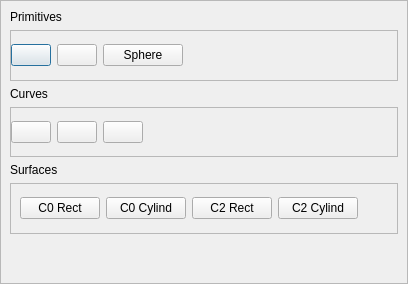
<?xml version="1.0" encoding="UTF-8"?>
<ui version="4.0">
 <class>ObjectsDialog</class>
 <widget class="QDialog" name="ObjectsDialog">
  <property name="geometry">
   <rect>
    <x>0</x>
    <y>0</y>
    <width>408</width>
    <height>284</height>
   </rect>
  </property>
  <property name="windowTitle">
   <string>Objects</string>
  </property>
  <property name="styleSheet">
   <string notr="true"/>
  </property>
  <layout class="QVBoxLayout" name="verticalLayout">
   <property name="leftMargin">
    <number>0</number>
   </property>
   <property name="topMargin">
    <number>0</number>
   </property>
   <property name="rightMargin">
    <number>0</number>
   </property>
   <property name="bottomMargin">
    <number>0</number>
   </property>
   <item>
    <widget class="QScrollArea" name="scrollArea">
     <property name="widgetResizable">
      <bool>true</bool>
     </property>
     <widget class="QWidget" name="scrollAreaWidgetContents">
      <property name="geometry">
       <rect>
        <x>0</x>
        <y>0</y>
        <width>406</width>
        <height>282</height>
       </rect>
      </property>
      <layout class="QVBoxLayout" name="verticalLayout_2">
       <item>
        <widget class="QLabel" name="label">
         <property name="sizePolicy">
          <sizepolicy hsizetype="Preferred" vsizetype="Preferred">
           <horstretch>0</horstretch>
           <verstretch>0</verstretch>
          </sizepolicy>
         </property>
         <property name="maximumSize">
          <size>
           <width>16777215</width>
           <height>25</height>
          </size>
         </property>
         <property name="text">
          <string>Primitives</string>
         </property>
         <property name="buddy">
          <cstring>label</cstring>
         </property>
        </widget>
       </item>
       <item>
        <widget class="QFrame" name="frame">
         <property name="sizePolicy">
          <sizepolicy hsizetype="Preferred" vsizetype="Maximum">
           <horstretch>5</horstretch>
           <verstretch>5</verstretch>
          </sizepolicy>
         </property>
         <property name="maximumSize">
          <size>
           <width>16777215</width>
           <height>80</height>
          </size>
         </property>
         <property name="frameShape">
          <enum>QFrame::StyledPanel</enum>
         </property>
         <property name="frameShadow">
          <enum>QFrame::Raised</enum>
         </property>
         <layout class="QHBoxLayout" name="horizontalLayout">
          <property name="leftMargin">
           <number>0</number>
          </property>
          <property name="topMargin">
           <number>0</number>
          </property>
          <property name="rightMargin">
           <number>0</number>
          </property>
          <property name="bottomMargin">
           <number>0</number>
          </property>
          <item>
           <widget class="QPushButton" name="pointButton">
            <property name="toolTip">
             <string>Point</string>
            </property>
            <property name="text">
             <string/>
            </property>
            <property name="icon">
             <iconset>
              <normaloff>:/cameraButton/icons/point.png</normaloff>:/cameraButton/icons/point.png</iconset>
            </property>
            <property name="iconSize">
             <size>
              <width>30</width>
              <height>30</height>
             </size>
            </property>
           </widget>
          </item>
          <item>
           <widget class="QPushButton" name="torusButton">
            <property name="toolTip">
             <string>Torus</string>
            </property>
            <property name="text">
             <string/>
            </property>
            <property name="icon">
             <iconset>
              <normaloff>:/cameraButton/icons/torus.png</normaloff>:/cameraButton/icons/torus.png</iconset>
            </property>
            <property name="iconSize">
             <size>
              <width>30</width>
              <height>30</height>
             </size>
            </property>
           </widget>
          </item>
          <item>
           <widget class="QPushButton" name="sphereButton">
            <property name="text">
             <string>Sphere</string>
            </property>
           </widget>
          </item>
          <item>
           <spacer name="horizontalSpacer">
            <property name="orientation">
             <enum>Qt::Horizontal</enum>
            </property>
            <property name="sizeHint" stdset="0">
             <size>
              <width>40</width>
              <height>20</height>
             </size>
            </property>
           </spacer>
          </item>
         </layout>
        </widget>
       </item>
       <item>
        <widget class="QLabel" name="label_3">
         <property name="maximumSize">
          <size>
           <width>100</width>
           <height>25</height>
          </size>
         </property>
         <property name="text">
          <string>Curves</string>
         </property>
        </widget>
       </item>
       <item>
        <widget class="QFrame" name="frame_3">
         <property name="sizePolicy">
          <sizepolicy hsizetype="Preferred" vsizetype="Preferred">
           <horstretch>5</horstretch>
           <verstretch>5</verstretch>
          </sizepolicy>
         </property>
         <property name="maximumSize">
          <size>
           <width>16777215</width>
           <height>80</height>
          </size>
         </property>
         <property name="frameShape">
          <enum>QFrame::StyledPanel</enum>
         </property>
         <property name="frameShadow">
          <enum>QFrame::Raised</enum>
         </property>
         <layout class="QHBoxLayout" name="horizontalLayout_2">
          <property name="leftMargin">
           <number>0</number>
          </property>
          <property name="topMargin">
           <number>0</number>
          </property>
          <property name="rightMargin">
           <number>0</number>
          </property>
          <property name="bottomMargin">
           <number>0</number>
          </property>
          <item>
           <widget class="QPushButton" name="bezierButton">
            <property name="toolTip">
             <string>Bezier C0</string>
            </property>
            <property name="text">
             <string/>
            </property>
            <property name="icon">
             <iconset>
              <normaloff>:/objects/icons/bezier_c0.png</normaloff>:/objects/icons/bezier_c0.png</iconset>
            </property>
            <property name="iconSize">
             <size>
              <width>30</width>
              <height>30</height>
             </size>
            </property>
           </widget>
          </item>
          <item>
           <widget class="QPushButton" name="bsplineButton">
            <property name="text">
             <string/>
            </property>
            <property name="icon">
             <iconset>
              <normaloff>:/objects/icons/bspline.png</normaloff>:/objects/icons/bspline.png</iconset>
            </property>
            <property name="iconSize">
             <size>
              <width>30</width>
              <height>30</height>
             </size>
            </property>
           </widget>
          </item>
          <item>
           <widget class="QPushButton" name="bsplineInterpButton">
            <property name="text">
             <string/>
            </property>
            <property name="icon">
             <iconset>
              <normaloff>:/objects/icons/bspline_interp_white.png</normaloff>:/objects/icons/bspline_interp_white.png</iconset>
            </property>
            <property name="iconSize">
             <size>
              <width>30</width>
              <height>30</height>
             </size>
            </property>
           </widget>
          </item>
          <item>
           <spacer name="horizontalSpacer_2">
            <property name="orientation">
             <enum>Qt::Horizontal</enum>
            </property>
            <property name="sizeHint" stdset="0">
             <size>
              <width>40</width>
              <height>20</height>
             </size>
            </property>
           </spacer>
          </item>
         </layout>
        </widget>
       </item>
       <item>
        <widget class="QLabel" name="label_4">
         <property name="maximumSize">
          <size>
           <width>16777215</width>
           <height>25</height>
          </size>
         </property>
         <property name="text">
          <string>Surfaces</string>
         </property>
        </widget>
       </item>
       <item>
        <widget class="QFrame" name="frame_2">
         <property name="sizePolicy">
          <sizepolicy hsizetype="Preferred" vsizetype="Preferred">
           <horstretch>5</horstretch>
           <verstretch>5</verstretch>
          </sizepolicy>
         </property>
         <property name="maximumSize">
          <size>
           <width>16777215</width>
           <height>80</height>
          </size>
         </property>
         <property name="frameShape">
          <enum>QFrame::StyledPanel</enum>
         </property>
         <property name="frameShadow">
          <enum>QFrame::Raised</enum>
         </property>
         <layout class="QHBoxLayout" name="horizontalLayout_3">
          <item>
           <widget class="QPushButton" name="surfaceC0RectButton">
            <property name="text">
             <string>C0 Rect</string>
            </property>
           </widget>
          </item>
          <item>
           <widget class="QPushButton" name="surfaceC0CylinderButton">
            <property name="text">
             <string>C0 Cylind</string>
            </property>
           </widget>
          </item>
          <item>
           <widget class="QPushButton" name="surfaceC2RectButton">
            <property name="text">
             <string>C2 Rect</string>
            </property>
           </widget>
          </item>
          <item>
           <widget class="QPushButton" name="surfaceC2CylinderButton">
            <property name="text">
             <string>C2 Cylind</string>
            </property>
           </widget>
          </item>
          <item>
           <spacer name="horizontalSpacer_3">
            <property name="orientation">
             <enum>Qt::Horizontal</enum>
            </property>
            <property name="sizeHint" stdset="0">
             <size>
              <width>40</width>
              <height>20</height>
             </size>
            </property>
           </spacer>
          </item>
         </layout>
        </widget>
       </item>
       <item>
        <spacer name="verticalSpacer">
         <property name="orientation">
          <enum>Qt::Vertical</enum>
         </property>
         <property name="sizeHint" stdset="0">
          <size>
           <width>20</width>
           <height>40</height>
          </size>
         </property>
        </spacer>
       </item>
      </layout>
     </widget>
    </widget>
   </item>
  </layout>
 </widget>
 <resources/>
 <connections>
  <connection>
   <sender>pointButton</sender>
   <signal>clicked()</signal>
   <receiver>ObjectsDialog</receiver>
   <slot>pointButtonClick()</slot>
   <hints>
    <hint type="sourcelabel">
     <x>52</x>
     <y>72</y>
    </hint>
    <hint type="destinationlabel">
     <x>221</x>
     <y>175</y>
    </hint>
   </hints>
  </connection>
  <connection>
   <sender>torusButton</sender>
   <signal>clicked()</signal>
   <receiver>ObjectsDialog</receiver>
   <slot>torusButtonClick()</slot>
   <hints>
    <hint type="sourcelabel">
     <x>124</x>
     <y>72</y>
    </hint>
    <hint type="destinationlabel">
     <x>221</x>
     <y>175</y>
    </hint>
   </hints>
  </connection>
  <connection>
   <sender>bezierButton</sender>
   <signal>clicked()</signal>
   <receiver>ObjectsDialog</receiver>
   <slot>bezierC0ButtonClick()</slot>
   <hints>
    <hint type="sourcelabel">
     <x>52</x>
     <y>181</y>
    </hint>
    <hint type="destinationlabel">
     <x>221</x>
     <y>175</y>
    </hint>
   </hints>
  </connection>
  <connection>
   <sender>bsplineButton</sender>
   <signal>clicked()</signal>
   <receiver>ObjectsDialog</receiver>
   <slot>bsplineButtonClick()</slot>
   <hints>
    <hint type="sourcelabel">
     <x>124</x>
     <y>181</y>
    </hint>
    <hint type="destinationlabel">
     <x>221</x>
     <y>175</y>
    </hint>
   </hints>
  </connection>
  <connection>
   <sender>bsplineInterpButton</sender>
   <signal>clicked()</signal>
   <receiver>ObjectsDialog</receiver>
   <slot>bsplineInterpButtonClick()</slot>
   <hints>
    <hint type="sourcelabel">
     <x>196</x>
     <y>181</y>
    </hint>
    <hint type="destinationlabel">
     <x>221</x>
     <y>175</y>
    </hint>
   </hints>
  </connection>
  <connection>
   <sender>surfaceC0RectButton</sender>
   <signal>clicked()</signal>
   <receiver>ObjectsDialog</receiver>
   <slot>surfaceC0RectButtonClick()</slot>
   <hints>
    <hint type="sourcelabel">
     <x>59</x>
     <y>189</y>
    </hint>
    <hint type="destinationlabel">
     <x>87</x>
     <y>123</y>
    </hint>
   </hints>
  </connection>
  <connection>
   <sender>surfaceC0CylinderButton</sender>
   <signal>clicked()</signal>
   <receiver>ObjectsDialog</receiver>
   <slot>surfaceC0CylindButtonClick()</slot>
   <hints>
    <hint type="sourcelabel">
     <x>199</x>
     <y>189</y>
    </hint>
    <hint type="destinationlabel">
     <x>126</x>
     <y>120</y>
    </hint>
   </hints>
  </connection>
  <connection>
   <sender>surfaceC2RectButton</sender>
   <signal>clicked()</signal>
   <receiver>ObjectsDialog</receiver>
   <slot>surfaceC2RectButtonClick()</slot>
   <hints>
    <hint type="sourcelabel">
     <x>322</x>
     <y>204</y>
    </hint>
    <hint type="destinationlabel">
     <x>203</x>
     <y>141</y>
    </hint>
   </hints>
  </connection>
  <connection>
   <sender>surfaceC2CylinderButton</sender>
   <signal>clicked()</signal>
   <receiver>ObjectsDialog</receiver>
   <slot>surfaceC2CylindButtonClick()</slot>
   <hints>
    <hint type="sourcelabel">
     <x>320</x>
     <y>191</y>
    </hint>
    <hint type="destinationlabel">
     <x>203</x>
     <y>141</y>
    </hint>
   </hints>
  </connection>
  <connection>
   <sender>sphereButton</sender>
   <signal>clicked()</signal>
   <receiver>ObjectsDialog</receiver>
   <slot>sphereButtonClick()</slot>
   <hints>
    <hint type="sourcelabel">
     <x>146</x>
     <y>55</y>
    </hint>
    <hint type="destinationlabel">
     <x>203</x>
     <y>141</y>
    </hint>
   </hints>
  </connection>
 </connections>
 <slots>
  <slot>pointButtonClick()</slot>
  <slot>torusButtonClick()</slot>
  <slot>bezierC0ButtonClick()</slot>
  <slot>bsplineButtonClick()</slot>
  <slot>bsplineInterpButtonClick()</slot>
  <slot>surfaceC0RectButtonClick()</slot>
  <slot>surfaceC0CylindButtonClick()</slot>
  <slot>surfaceC2RectButtonClick()</slot>
  <slot>surfaceC2CylindButtonClick()</slot>
  <slot>sphereButtonClick()</slot>
 </slots>
</ui>
